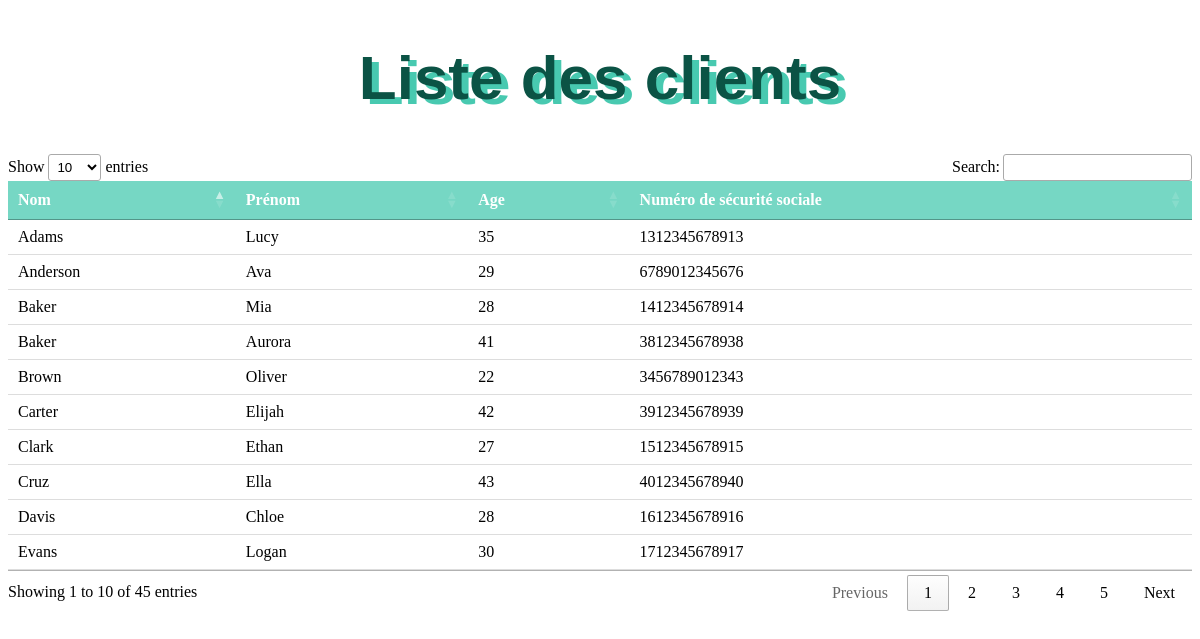
/clients/, run on the app's committed database.
### pharmacieapp/models.py (models this page shows)
class Client(models.Model):
    ID_client = models.AutoField(primary_key=True)
    Nom_client = models.CharField(max_length=100, null=False)
    Prenom_client = models.CharField(max_length=100, null=False)
    Age_Client = models.IntegerField(null=False, validators=[MinValueValidator(1)])
    Num_sec_social_client = models.CharField(max_length=13, unique=True, validators=[RegexValidator(r'^\d{13}$', message='Num_sec_social_client must be 13 digits.')])

### pharmacieapp/views.py (the view)
# urls.py: path('clients/', clients_list, name='clients_list'),
def clients_list(request):
    clients = Client.objects.all()
    return render(request, 'clients_list.html', {'clients': clients})

### pharmacieapp/templates/clients_list.html (shortened to what this page needs)
<!DOCTYPE html>
<html>
<head>
</head>
<body>
    <style>
        body {
            background-image: url('https://img.freepik.com/vecteurs-libre/antecedents-medicaux-propres_53876-97927.jpg?w=1380&t=st=1698863667~exp=1698864267~hmac=373020ddd6ef93ea2bf3a0eaec7bf14f9daf46f95ff3e6b21ecd26876bfdb585');
            background-size: cover;
            background-repeat: no-repeat;
            background-attachment: fixed;
            background-color: transparent;
        }
        h1 {
            text-align: center;
            font-weight: bold;
            font-family: Arial, sans-serif;
            font-size: 62px;
            color: #0b5345;
            text-shadow: 7px 5px 0   #48c9b0;
        }
        table {
            border-collapse: collapse;
            width: 100%;
        }
        th, td {
            padding: 8px;
            text-align: left;
            border-bottom: 1px solid #ddd;
        }
        thead {
            background-color: #76d7c4; /* Couleur de fond de l'en-tête */
            color: white; /* Couleur du texte de l'en-tête */
        }
        tbody tr:nth-child(even) {
            background-color: #f2f2f2; /* Couleur de fond des lignes paires */
        }
        tbody tr:nth-child(odd) {
            background-color: #e1f0e1; /* Couleur de fond des lignes impaires */
        }
    </style>
    <h1>Liste des clients</h1>
    <table id="client-table">
        <thead>
            <tr>
                <th>Nom</th>
                <th>Prénom</th>
                <th>Age</th>
                <th>Numéro de sécurité sociale</th>
            </tr>
        </thead>
        <tbody>
            {% for client in clients %}
            <tr>
                <td>{{ client.Nom_client }}</td>
                <td>{{ client.Prenom_client }}</td>
                <td>{{ client.Age_Client }}</td>
                <td>{{ client.Num_sec_social_client }}</td>
            </tr>
            {% endfor %}
        </tbody>
    </table>
</body>
</html>
<link rel="stylesheet" href="https://cdn.datatables.net/1.11.5/css/jquery.dataTables.min.css">

### pharmacieapp/templates/clients_list.html (style rules this page uses)
body { background-image: url('https://img.freepik.com/vecteurs-libre/antecedents-medicaux-propres_53876-97927.jpg?w=1380&t=st=1698863667~exp=1698864267~hmac=373020ddd6ef93ea2bf3a0eaec7bf14f9daf46f95ff3e6b21ecd26876bfdb585'); background-size: cover; background-repeat: no-repeat; background-attachment: fixed; background-color: transparent; }
h1 { text-align: center; font-weight: bold; font-family: Arial, sans-serif; font-size: 62px; color: #0b5345; text-shadow: 7px 5px 0 #48c9b0; }
table { border-collapse: collapse; width: 100%; }
th, td { padding: 8px; text-align: left; border-bottom: 1px solid #ddd; }
thead { background-color: #76d7c4; color: white; }
tbody tr:nth-child(even) { background-color: #f2f2f2; }
tbody tr:nth-child(odd) { background-color: #e1f0e1; }

### data on the page
Client: Nom_client "Brown", Prenom_client "Oliver", Age_Client "22", Num_sec_social_client "3456789012343"
Client: Nom_client "Anderson", Prenom_client "Ava", Age_Client "29", Num_sec_social_client "6789012345676"
Client: Nom_client "Adams", Prenom_client "Lucy", Age_Client "35", Num_sec_social_client "1312345678913"
Client: Nom_client "Baker", Prenom_client "Mia", Age_Client "28", Num_sec_social_client "1412345678914"
Client: Nom_client "Clark", Prenom_client "Ethan", Age_Client "27", Num_sec_social_client "1512345678915"
Client: Nom_client "Davis", Prenom_client "Chloe", Age_Client "28", Num_sec_social_client "1612345678916"
Client: Nom_client "Evans", Prenom_client "Logan", Age_Client "30", Num_sec_social_client "1712345678917"
Client: Nom_client "Baker", Prenom_client "Aurora", Age_Client "41", Num_sec_social_client "3812345678938"
Client: Nom_client "Carter", Prenom_client "Elijah", Age_Client "42", Num_sec_social_client "3912345678939"
Client: Nom_client "Cruz", Prenom_client "Ella", Age_Client "43", Num_sec_social_client "4012345678940"
